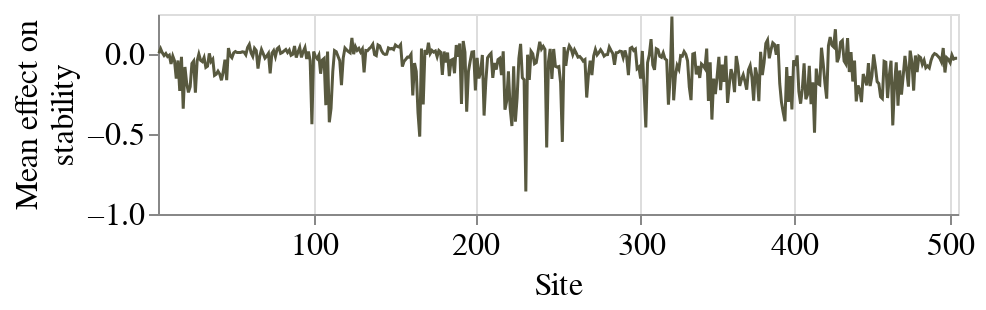

The cell this chart's notebook holds for it:
### Markdown cell above
### Mean stability effects across HA

### Code cell
mean_df = combined_data_ann.assign(
    mean_stability=combined_data_ann.groupby('site')['stability_mean'].transform('mean')
)[['site', 'wildtype', 'mean_stability', 'region', 'rbs_region']].drop_duplicates()

site_to_i = {site: i for i, site in enumerate(mean_df['site'].unique())}
mean_df = mean_df.assign(_stat_site_order=lambda x: x["site"].map(site_to_i))

chart = (
    alt.Chart(mean_df)
        .mark_line(opacity=1, stroke='#58593F', size=1.5)
        .encode(
            alt.X(
                "site:O",
                sort=alt.EncodingSortField(field="_stat_site_order", order="ascending"), 
                title='Site',
                axis=alt.Axis(
                    labelAngle=0,
                    values=[100, 200, 300, 400, 500],
                    tickCount=5,
                    titleFontSize=16,
                    titleFontWeight='normal',
                    labelFontSize=16,
                    labelFontWeight='normal',
                    grid=True
                )
            ),
            alt.Y(
                "mean_stability:Q", 
                title=["Mean effect on", "stability"],
                scale=alt.Scale(domain=[-1, 0.25]),
                axis=alt.Axis(
                    grid=False,
                    values=[-1, -0.5, 0],
                    titleFontSize=16,
                    titleFontWeight='normal',
                    labelFontSize=16,
                    labelFontWeight='normal',
                )
            ),
            tooltip=['wildtype', "site", "mean_stability", "region"],
        )
).properties(
    width=400,
    height=100
)
chart.display()

### Figure 1 — Vega-Lite specification as saved in the notebook (floating-point values rounded to 4 significant figures; data arrays with more than 128 entries replaced by an {"elided": "..."} marker saying what was removed)
{"config": {"view": {"continuousWidth": 300, "continuousHeight": 300}}, "data": {"name": "data-b55492fce0d91bdb1915efa2f262388d"}, "mark": {"type": "line", "opacity": 1, "size": 1.5, "stroke": "#58593F"}, "encoding": {"tooltip": [{"field": "wildtype", "type": "nominal"}, {"field": "site", "type": "quantitative"}, {"field": "mean_stability", "type": "quantitative"}, {"field": "region", "type": "nominal"}], "x": {"axis": {"grid": true, "labelAngle": 0, "labelFontSize": 16, "labelFontWeight": "normal", "tickCount": 5, "titleFontSize": 16, "titleFontWeight": "normal", "values": [100, 200, 300, 400, 500]}, "field": "site", "sort": {"field": "_stat_site_order", "order": "ascending"}, "title": "Site", "type": "ordinal"}, "y": {"axis": {"grid": false, "labelFontSize": 16, "labelFontWeight": "normal", "titleFontSize": 16, "titleFontWeight": "normal", "values": [-1, -0.5, 0]}, "field": "mean_stability", "scale": {"domain": [-1, 0.25]}, "title": ["Mean effect on", "stability"], "type": "quantitative"}}, "height": 100, "width": 400, "$schema": "https://vega.github.io/schema/vega-lite/v5.16.3.json", "datasets": {"data-b55492fce0d91bdb1915efa2f262388d": {"elided": "460 records"}}}
